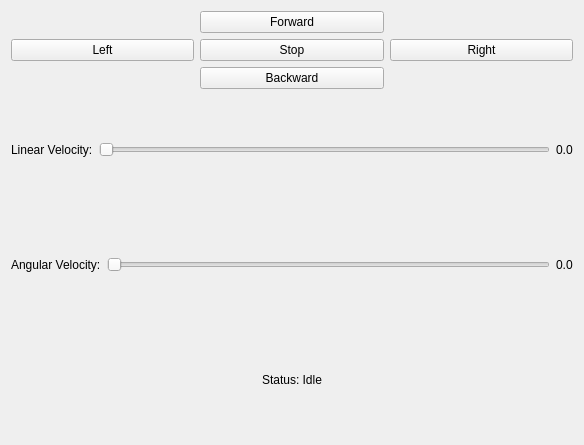
<?xml version="1.0" encoding="UTF-8"?>
<ui version="4.0">
 <class>TeleopWindow</class>
 <widget class="QWidget" name="TeleopWindow">
  <property name="geometry">
   <rect>
    <x>0</x>
    <y>0</y>
    <width>584</width>
    <height>445</height>
   </rect>
  </property>
  <property name="windowTitle">
   <string>Teleop Control</string>
  </property>
  <layout class="QVBoxLayout" name="verticalLayout">
   <item>
    <layout class="QGridLayout" name="gridLayout">
     <item row="0" column="1">
      <widget class="QPushButton" name="forwardButton">
       <property name="text">
        <string>Forward</string>
       </property>
      </widget>
     </item>
     <item row="1" column="0">
      <widget class="QPushButton" name="leftButton">
       <property name="text">
        <string>Left</string>
       </property>
      </widget>
     </item>
     <item row="1" column="1">
      <widget class="QPushButton" name="stopButton">
       <property name="text">
        <string>Stop</string>
       </property>
      </widget>
     </item>
     <item row="1" column="2">
      <widget class="QPushButton" name="rightButton">
       <property name="text">
        <string>Right</string>
       </property>
      </widget>
     </item>
     <item row="2" column="1">
      <widget class="QPushButton" name="backwardButton">
       <property name="text">
        <string>Backward</string>
       </property>
      </widget>
     </item>
    </layout>
   </item>
   <item>
    <layout class="QHBoxLayout" name="horizontalLayout">
     <item>
      <widget class="QLabel" name="linearVelocityLabel">
       <property name="text">
        <string>Linear Velocity:</string>
       </property>
      </widget>
     </item>
     <item>
      <widget class="QSlider" name="linearVelocitySlider">
       <property name="orientation">
        <enum>Qt::Horizontal</enum>
       </property>
      </widget>
     </item>
     <item>
      <widget class="QLabel" name="linearVelocityValue">
       <property name="text">
        <string>0.0</string>
       </property>
      </widget>
     </item>
    </layout>
   </item>
   <item>
    <layout class="QHBoxLayout" name="horizontalLayout_2">
     <item>
      <widget class="QLabel" name="angularVelocityLabel">
       <property name="text">
        <string>Angular Velocity:</string>
       </property>
      </widget>
     </item>
     <item>
      <widget class="QSlider" name="angularVelocitySlider">
       <property name="orientation">
        <enum>Qt::Horizontal</enum>
       </property>
      </widget>
     </item>
     <item>
      <widget class="QLabel" name="angularVelocityValue">
       <property name="text">
        <string>0.0</string>
       </property>
      </widget>
     </item>
    </layout>
   </item>
   <item>
    <widget class="QLabel" name="statusLabel">
     <property name="text">
      <string>Status: Idle</string>
     </property>
     <property name="alignment">
      <set>Qt::AlignCenter</set>
     </property>
    </widget>
   </item>
  </layout>
 </widget>
 <resources/>
 <connections/>
</ui>
